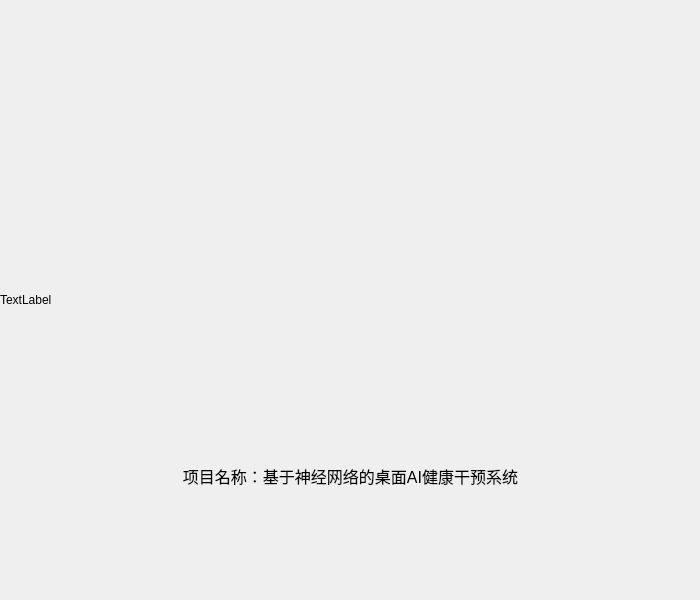
<?xml version="1.0" encoding="UTF-8"?>
<ui version="4.0">
 <class>else_window</class>
 <widget class="QWidget" name="else_window">
  <property name="geometry">
   <rect>
    <x>0</x>
    <y>0</y>
    <width>700</width>
    <height>600</height>
   </rect>
  </property>
  <property name="sizePolicy">
   <sizepolicy hsizetype="Fixed" vsizetype="Fixed">
    <horstretch>0</horstretch>
    <verstretch>0</verstretch>
   </sizepolicy>
  </property>
  <property name="minimumSize">
   <size>
    <width>700</width>
    <height>600</height>
   </size>
  </property>
  <property name="maximumSize">
   <size>
    <width>700</width>
    <height>600</height>
   </size>
  </property>
  <property name="windowTitle">
   <string>项目介绍</string>
  </property>
  <widget class="QLabel" name="competelabel">
   <property name="geometry">
    <rect>
     <x>0</x>
     <y>0</y>
     <width>700</width>
     <height>600</height>
    </rect>
   </property>
   <property name="minimumSize">
    <size>
     <width>700</width>
     <height>600</height>
    </size>
   </property>
   <property name="maximumSize">
    <size>
     <width>300</width>
     <height>200</height>
    </size>
   </property>
   <property name="text">
    <string>TextLabel</string>
   </property>
  </widget>
  <widget class="QLabel" name="label">
   <property name="geometry">
    <rect>
     <x>0</x>
     <y>440</y>
     <width>701</width>
     <height>71</height>
    </rect>
   </property>
   <property name="font">
    <font>
     <family>Nirmala UI</family>
     <pointsize>12</pointsize>
    </font>
   </property>
   <property name="text">
    <string>项目名称：基于神经网络的桌面AI健康干预系统</string>
   </property>
   <property name="alignment">
    <set>Qt::AlignmentFlag::AlignCenter</set>
   </property>
  </widget>
 </widget>
 <resources/>
 <connections/>
</ui>
